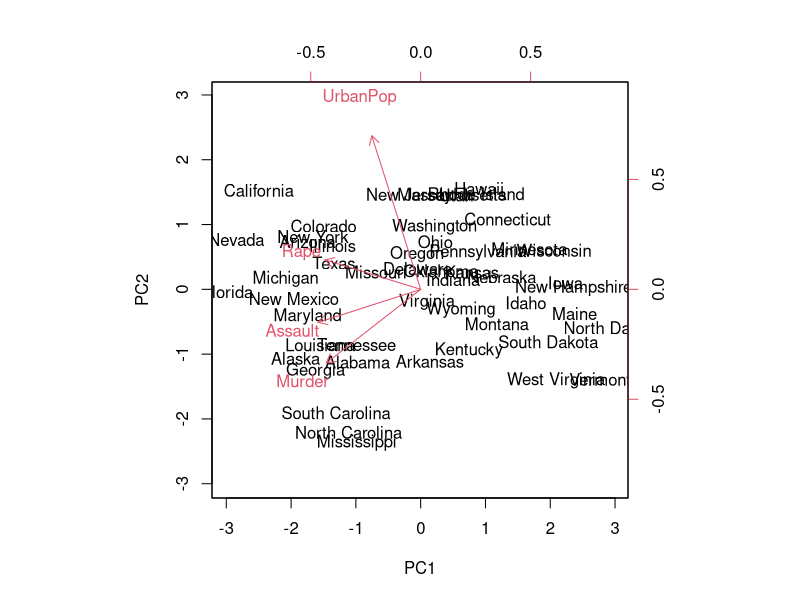
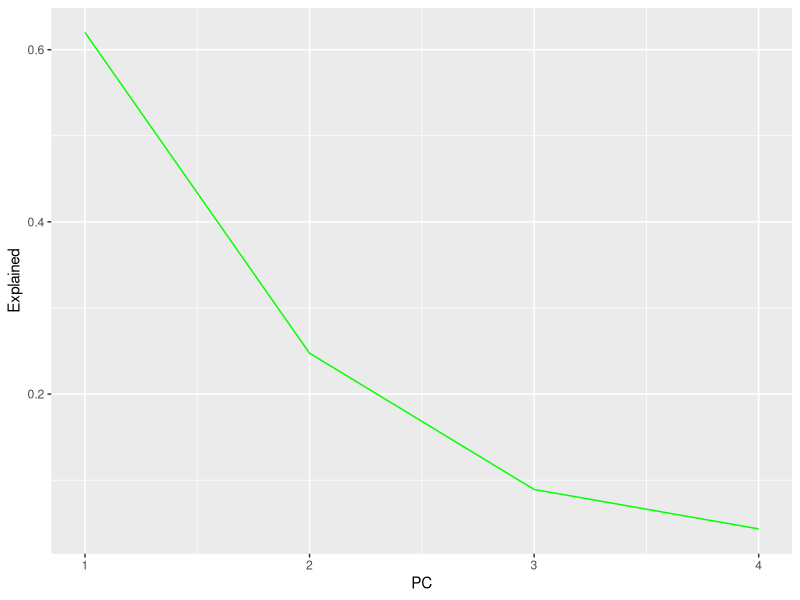
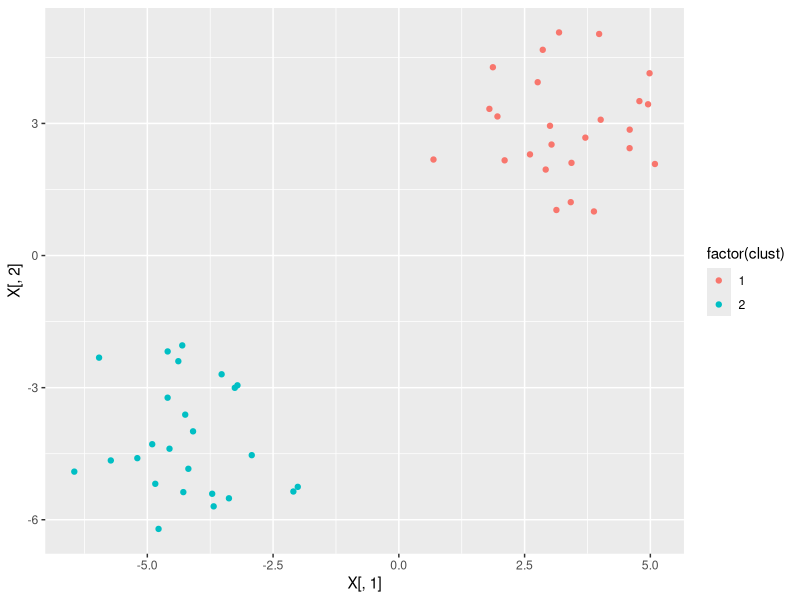
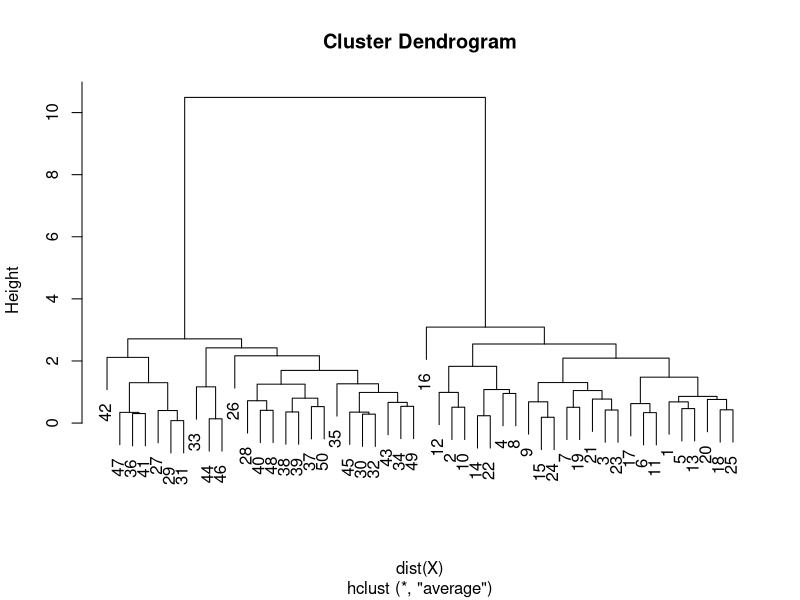
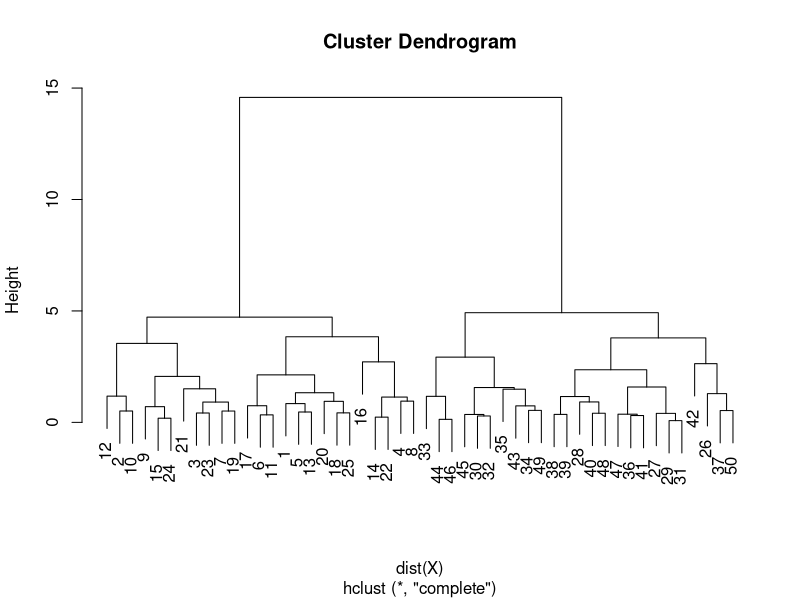
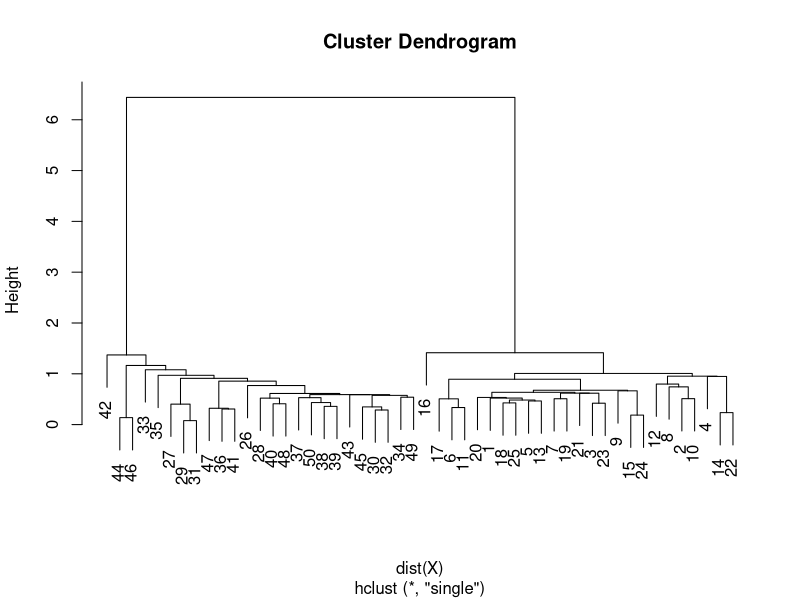
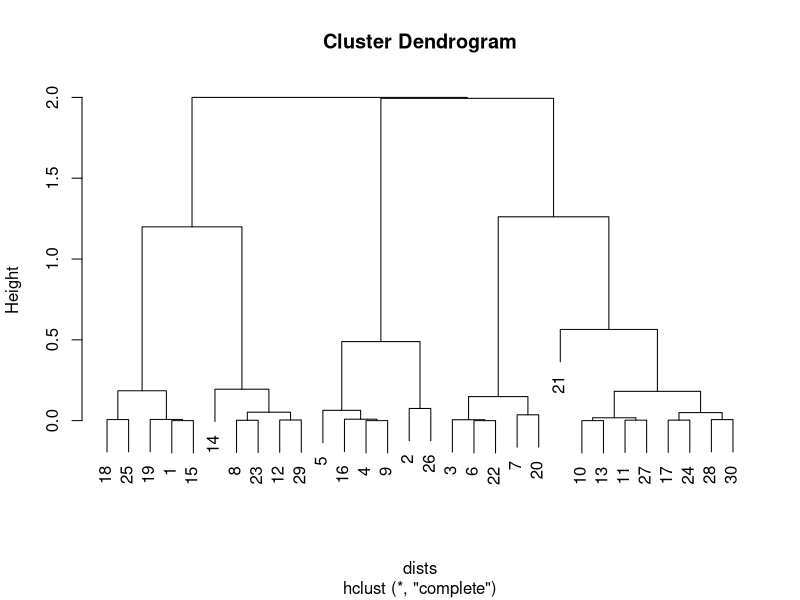
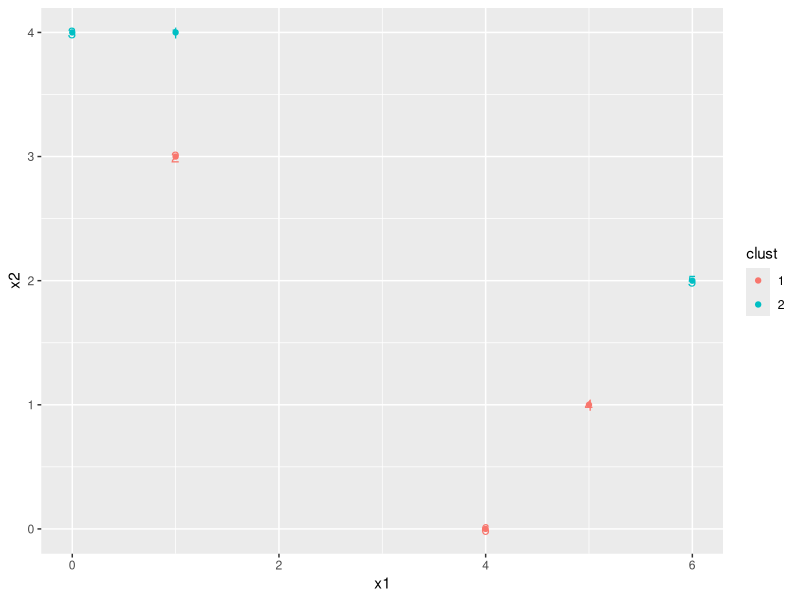

Recreate these plots in R, in order. (Note: this script raises an error after producing the figures.)
## ---- chunk 1
library(tidyverse)

arrests <- prcomp(USArrests, scale. = TRUE)
biplot(arrests, scale =0)
## ---- chunk 2
tibble(Explained = arrests$sdev^2/ncol(USArrests),
        PC = 1:4) %>% 
  ggplot(aes(x= PC, y = Explained)) +
  geom_line( col = "green")
## ---- chunk 3
set.seed(2)
X <- matrix(rnorm(100), ncol = 2) %>% 
  sweep(., MARGIN = 1, FUN = `+`, c(rep(3,25), rep(-4,25)))

kmean <- kmeans(X, 2, nstart =20)
kmean$cluster
## ---- chunk 4
tibble(X, clust = kmean$cluster) %>% 
  ggplot(aes(x = X[,1], y = X[,2], col = factor(clust))) +
  geom_point()
## ---- chunk 5
km_bad <- kmeans(X,3, nstart = 20)
km_bad$cluster
km_bad$centers

km_worse <- kmeans(X, 2, nstart = 1)
km_worse$tot.withinss
## ---- chunk 6
hcs <- map(c("average", "complete", "single"), ~hclust(dist(X), method = .x))

map(hcs, plot)
## ---- chunk 7
map(hcs, cutree, 1:5)
## ---- chunk 8
X <- matrix(rnorm(90), ncol =3)
dists <- as.dist(1 - cor(t(X)))

plot(hclust(dists, method = "complete"))
## ---- chunk 9
hc <- matrix(c(0,.3,.4,.7,.3,0,.5, .8, .4,.5,0,.45,.7,.8,.45, 0), ncol = 4)
## ---- chunk 10
hclust(d = dist(hc))
## ---- chunk 11
set.seed(1997)
dat <- tibble(obs = 1:6, x1 = c(1,1,0,5,6,4), x2 = c(4,3,4,1,2,0), clust = factor(sample(rep(1:2, 3), 6, replace = FALSE)))
p1 <- dat %>% ggplot(aes(x = x1, y = x2, col = clust )) +
  geom_point()+
  geom_text(aes( label = obs, vjust = .5), show.legend = FALSE) +
  guides(label = guide_legend(override.aes = list(label = "")))
p1
## ---- chunk 12
centroids <- tibble(clust = levels(dat$clust), map_dfc(dat[,2:3], ~tapply(.x, dat$clust, mean))) %>% rename(c("x1_c" = "x1", "x2_c" = "x2"))
centroids

p1 + geom_point(data = centroids, aes(x = x1_c, y = x2_c, col = clust), size = 5)

points <- as.matrix(dat[,2:3]) 

cent_mat <- as.matrix(centroids[,-1])

## ---- chunk 13
prev <- rep(0, nrow(dat))
counter <- 0

euclid_dist <- function(ind){ 
  apply(points, MARGIN = 1, FUN = `-`,  cent_mat[ind,])^2 %>% t() %>% 
  rowSums() %>%
  sqrt(.)
}

#Get lowest centroid distance for each point, assign to corresponding cluster
assign_cluster <- function(dists){
  do.call(rbind, dists) %>% 
  t() %>%
  apply(MARGIN = 1, FUN =which.min) %>% 
   factor()
}

while(any(prev != dat$clust)){
  counter <- counter + 1
  prev <- dat$clust

clusts <- assign_cluster(map(1:2, euclid_dist))
dat$clust <- clusts
}
## ---- chunk 14
dat %>% ggplot(aes(x = x1, y = x2, col = clust )) +
     geom_point()+
     geom_text(aes( label = obs, vjust = .5), col = "black", show.legend = FALSE) +
     guides(label = guide_legend(override.aes = list(label = "")))
## ---- chunk 15
head(prcomp(iris[,-5])$x)
head(prcomp(iris[sample(1:150, 150, replace = FALSE),-5])$x)
## ---- chunk 16
sims <- replicate(n = 25, {
means <- sample(rep_len(c(0, 3), 10),10, replace = TRUE)

errors <- c(sample(c(0,1), 5, replace  = TRUE, prob = c(.9, .1)),
           sample(c(0,1), 5, replace = TRUE, prob = c(.1, .9)))#simulate different values for later samples
groups <- ifelse(means ==0, "C", "T" ) %>% as.factor()


dat1 <- matrix(rnorm(1000), ncol = 10) %>% 
  sweep(MARGIN = 2, STATS = errors, FUN = `+`)
pc1 <- prcomp(t(dat1))

resids1 <- pc1$x[,1, drop = FALSE] %*% t(pc1$rotation[,1])
swept1 <- (t(dat1) - resids1)

rowMeans(swept1)
pc1$sdev/sum(pc1$sdev)

res_1 <- apply(swept1, MARGIN = 2, function(x) t.test(x ~ groups, paired = FALSE))

res_1 %>% map_dbl(~pluck(.x, "p.value")) %>% 
  {sum(. <=.05)}
})
sims
## ---- chunk 17
means <- sample(rep_len(c(0, 3), 10),10, replace = TRUE)
errors <- c(sample(c(0,1), 5, replace  = TRUE, prob = c(.9, .1)),
           sample(c(0,1), 5, replace = TRUE, prob = c(.1, .9)))
groups <- ifelse(means ==0, "C", "T" ) %>% as.factor()

dat2 <- matrix(rnorm(1000), ncol = 10)%>% 
  sweep(MARGIN = 2, STATS = means + errors, FUN = `+`)

dat2 <- dat2 %>% scale() %>% 
  t() %>% 
  {.[order(as.numeric(groups)),]}
pc2 <- prcomp(dat2)

pc2$sdev / sum(pc2$sdev)

resids2 <- pc2$x[,1, drop = FALSE] %*% t(pc2$rotation[,1])
swept2 <- (dat2 - resids2) 

kmeans(swept2, nstart = 50, centers =2)$cluster
as.numeric(groups)
kmeans(dat2, centers = 2, nstart = 50)

res_1 <- apply(swept2, MARGIN = 2, function(x) t.test(x ~ groups, paired = FALSE))

res_1 %>% map_dbl(~pluck(.x, "p.value"))

## ---- chunk 18
arrests <- USArrests %>% t %>% scale()
euclidean <- as.matrix(dist(t(arrests)))
correl <- (1 - cor(arrests)) %>% 
  dist() %>% 
  as.matrix()

abs(euclidean - correl)
## ---- chunk 19
arr_comp <- prcomp(USArrests)

arr_comp$sdev / sum(arr_comp$sdev)

total_var <- sweep(as.matrix(USArrests), MARGIN =2, STATS = colMeans(USArrests), FUN = `-`)^2 %>%
  sum()

arr_comp$x^2 %>% colSums() / total_var
## ---- chunk 20
clust_unscaled <- hclust(dist(USArrests))
plot(clust_unscaled)

cutree(clust_unscaled, k = 3) %>% 
  enframe(name = "state", value = "cluster") %>% 
  arrange(cluster)
## ---- chunk 21
clust_scaled <- hclust(dist(scale(USArrests)))

cutree(clust_scaled, k = 3) %>% 
  enframe(name = "state", value = "cluster") %>% 
  arrange(cluster)
## ---- chunk 22
set.seed(1)
mapping <- c( "1"= "-3", "2" ="4",  "3"= "7")
shifts <- sample(rep_len(c(-3, 4, 7), 60)) %>% 
  set_names(names(mapping[match(as.character(.), mapping)]))
                   
X <- matrix(rnorm(180), ncol = 3) %>% 
  sweep(MARGIN = 1, STATS = shifts, `+`)

rownames(X) <- names(shifts)

## ---- chunk 23
toy_pca <- prcomp(X)
setNames(as_tibble(toy_pca$x), nm = c("PC1", "PC2")) %>% add_column(class = names(shifts)) %>% 
  ggplot(aes(x = PC1, y = PC2, col = class)) +
  geom_point() +
  lims(x = c(-12, 12), y = c(-2,2))

toy_pca$sdev / sum(toy_pca$sdev)
## ---- chunk 24
toy_kmeans <- map(c(2,4), ~kmeans(X, centers = .x, nstart = 50))
map(toy_kmeans, "cluster") %>% {setNames(cbind.data.frame(names(shifts), .), nm = c("Actual", "2-cluster", "4-cluster"))}
## ---- chunk 25
pca_k <- kmeans(x =toy_pca$x[,1:2], 3, nstart = 50)
cbind(pca_k$cluster, names(shifts))

## ---- chunk 26
k_scaled <- kmeans(scale(X), 3, nstart = 50)
tibble(x1 = X[,1], x2 = X[,2], class = k_scaled$cluster) %>% 
  ggplot(aes(x = x1, y = x2, col = factor(class))) +
  geom_point()
